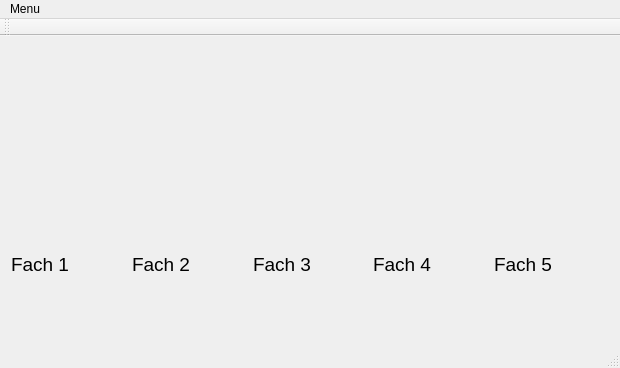
<?xml version="1.0" encoding="UTF-8"?>
<ui version="4.0">
 <class>MainWindow</class>
 <widget class="QMainWindow" name="MainWindow">
  <property name="geometry">
   <rect>
    <x>0</x>
    <y>0</y>
    <width>620</width>
    <height>368</height>
   </rect>
  </property>
  <property name="windowTitle">
   <string>MainWindow</string>
  </property>
  <widget class="QWidget" name="centralWidget">
   <layout class="QGridLayout" name="gridLayout">
    <item row="0" column="0">
     <layout class="QHBoxLayout" name="vocLayout">
      <item>
       <widget class="QLabel" name="box_1">
        <property name="text">
         <string/>
        </property>
       </widget>
      </item>
      <item>
       <widget class="QLabel" name="box_2">
        <property name="text">
         <string/>
        </property>
       </widget>
      </item>
      <item>
       <widget class="QLabel" name="box_3">
        <property name="text">
         <string/>
        </property>
       </widget>
      </item>
      <item>
       <widget class="QLabel" name="box_9">
        <property name="text">
         <string/>
        </property>
       </widget>
      </item>
      <item>
       <widget class="QLabel" name="box_5">
        <property name="text">
         <string/>
        </property>
       </widget>
      </item>
     </layout>
    </item>
    <item row="1" column="0">
     <layout class="QHBoxLayout" name="boxLayout">
      <item>
       <widget class="QLabel" name="boxLabel_1">
        <property name="font">
         <font>
          <pointsize>14</pointsize>
         </font>
        </property>
        <property name="text">
         <string>Fach 1</string>
        </property>
       </widget>
      </item>
      <item>
       <widget class="QLabel" name="boxLabel_2">
        <property name="font">
         <font>
          <pointsize>14</pointsize>
         </font>
        </property>
        <property name="text">
         <string>Fach 2</string>
        </property>
       </widget>
      </item>
      <item>
       <widget class="QLabel" name="boxLabel_3">
        <property name="font">
         <font>
          <pointsize>14</pointsize>
         </font>
        </property>
        <property name="text">
         <string>Fach 3</string>
        </property>
       </widget>
      </item>
      <item>
       <widget class="QLabel" name="boxLabel_4">
        <property name="font">
         <font>
          <pointsize>14</pointsize>
         </font>
        </property>
        <property name="text">
         <string>Fach 4</string>
        </property>
       </widget>
      </item>
      <item>
       <widget class="QLabel" name="boxLabel_5">
        <property name="font">
         <font>
          <pointsize>14</pointsize>
         </font>
        </property>
        <property name="text">
         <string>Fach 5</string>
        </property>
       </widget>
      </item>
     </layout>
    </item>
   </layout>
  </widget>
  <widget class="QMenuBar" name="menuBar">
   <property name="geometry">
    <rect>
     <x>0</x>
     <y>0</y>
     <width>620</width>
     <height>21</height>
    </rect>
   </property>
   <widget class="QMenu" name="menuMenu">
    <property name="title">
     <string>Menu</string>
    </property>
    <addaction name="actionAdd"/>
    <addaction name="actionImport"/>
    <addaction name="actionExport"/>
    <addaction name="separator"/>
    <addaction name="actionQuit_2"/>
   </widget>
   <addaction name="menuMenu"/>
  </widget>
  <widget class="QToolBar" name="mainToolBar">
   <attribute name="toolBarArea">
    <enum>TopToolBarArea</enum>
   </attribute>
   <attribute name="toolBarBreak">
    <bool>false</bool>
   </attribute>
  </widget>
  <widget class="QStatusBar" name="statusBar"/>
  <action name="actionAdd">
   <property name="text">
    <string>Add</string>
   </property>
  </action>
  <action name="actionImport">
   <property name="text">
    <string>Import</string>
   </property>
  </action>
  <action name="actionExport">
   <property name="text">
    <string>Export</string>
   </property>
  </action>
  <action name="actionQuit">
   <property name="text">
    <string>Quit</string>
   </property>
  </action>
  <action name="actionQuit_2">
   <property name="text">
    <string>Quit</string>
   </property>
  </action>
 </widget>
 <layoutdefault spacing="6" margin="11"/>
 <resources/>
 <connections/>
</ui>
